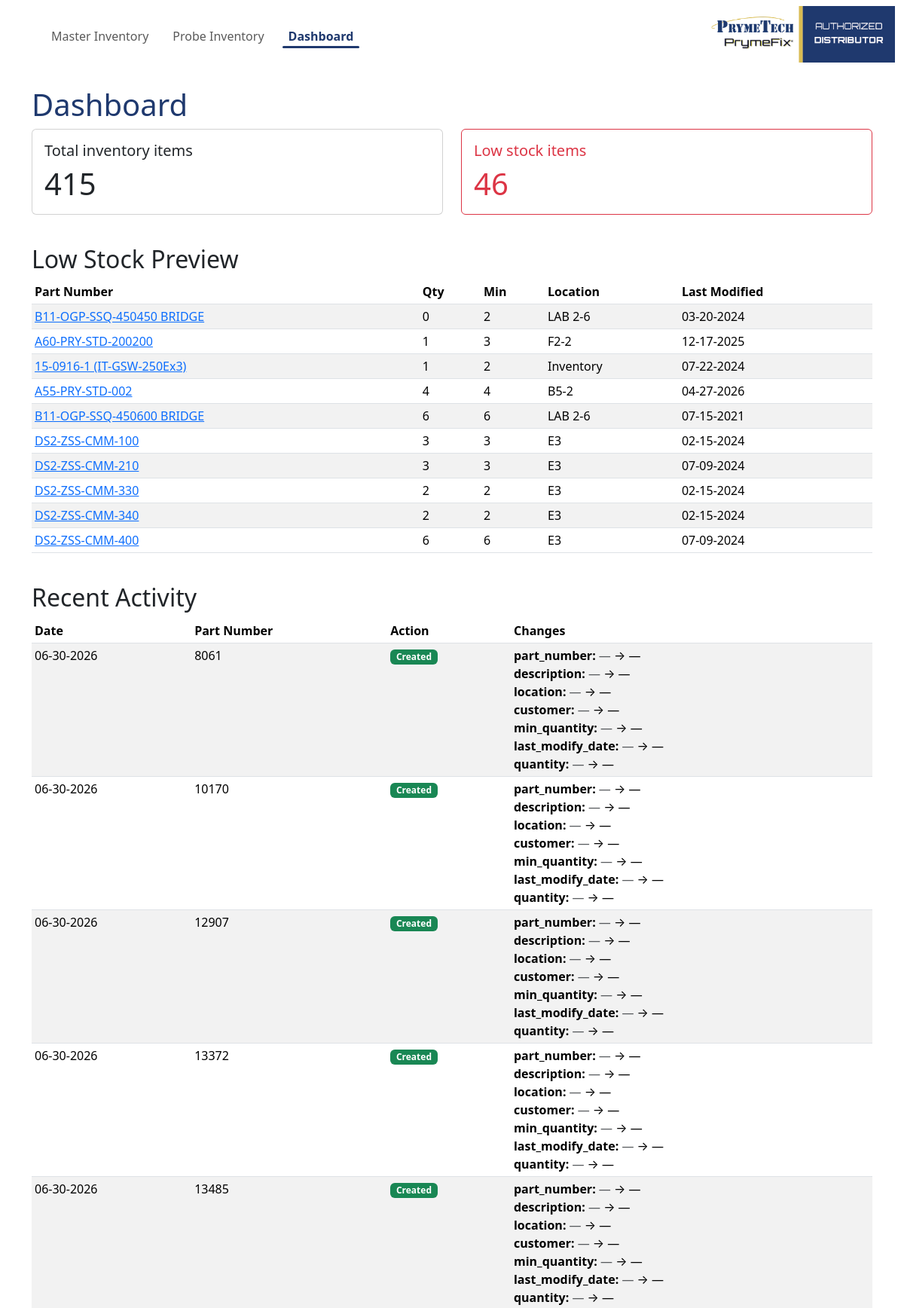
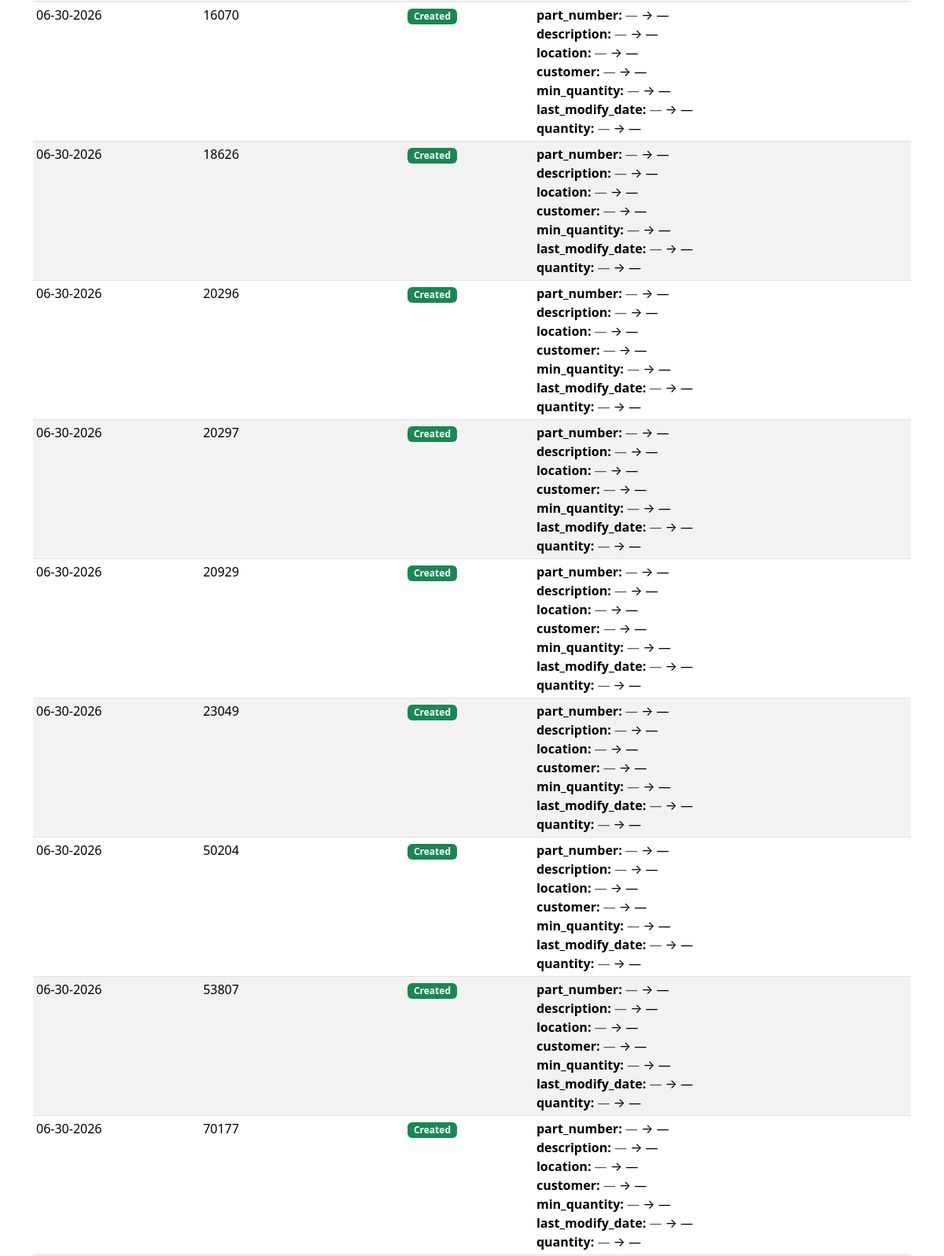
/dashboard (upper part), run on the app's committed database (2 pictures, top to bottom).
### tables this page shows
CREATE TABLE inventory (
  id INTEGER PRIMARY KEY AUTOINCREMENT,
  part_number TEXT NOT NULL UNIQUE,
  description TEXT,
  location TEXT,
  quantity INTEGER NOT NULL DEFAULT 0,
  min_quantity INTEGER NOT NULL DEFAULT 0,
  customer TEXT,
  last_modify_date TEXT NOT NULL
);

CREATE TABLE changes (
  id INTEGER PRIMARY KEY AUTOINCREMENT,
  part_number TEXT NOT NULL,
  action TEXT NOT NULL,
  changed_by TEXT,
  timestamp TEXT NOT NULL,
  diff TEXT
);

### app.py (the view)
@app.route("/dashboard")
def dashboard():
    conn = get_conn()
    low_stock_items = import_inventory.inventory_query(conn, low_stock=True)
    total_items = conn.execute("SELECT COUNT(*) FROM inventory").fetchone()[0]
    recent_changes = []
    for row in conn.execute("SELECT * FROM changes ORDER BY timestamp DESC LIMIT 20").fetchall():
        change = serialize_row(row)
        try:
            change["diff"] = json.loads(change["diff"])
        except (ValueError, TypeError):
            change["diff"] = {}
        recent_changes.append(change)
    low_stock_items_sorted = sorted(
        [serialize_row(row) for row in low_stock_items[:10]],
        key=lambda item: (item["quantity"] / item["min_quantity"])
        if item["min_quantity"] else float("inf")
    )
    return render_template(
        "dashboard.html",
        total_items=total_items,
        low_stock_count=len(low_stock_items),
        low_stock_items=low_stock_items_sorted,
        recent_changes=recent_changes,
    )

### app.py (called while the page is built)
def get_conn():
    return import_inventory.get_db_connection(DB_PATH)

def serialize_row(row):
    return {key: row[key] for key in row.keys()}

### import_inventory.py (called while the page is built)
def get_db_connection(db_path=DB_PATH):
    conn = sqlite3.connect(db_path, isolation_level=None, detect_types=sqlite3.PARSE_DECLTYPES)
    conn.row_factory = sqlite3.Row
    conn.execute("PRAGMA foreign_keys = ON")
    ensure_schema(conn)
    return conn

def ensure_schema(conn):
    if not os.path.exists(SCHEMA_FILE):
        return
    with open(SCHEMA_FILE, "r", encoding="utf-8") as fp:
        conn.executescript(fp.read())

def inventory_query(conn, low_stock=False, location=None, customer=None, search=None):
    query = "SELECT * FROM inventory"
    clauses = []
    params = []
    if low_stock:
        clauses.append("quantity <= min_quantity AND min_quantity > 0")
    if location:
        clauses.append("location LIKE ?")
        params.append(f"%{location.strip()}%")
    if customer:
        clauses.append("LOWER(customer) LIKE LOWER(?)")
        params.append(f"%{customer.strip()}%")
    if search:
        clauses.append("""
            (LOWER(part_number) LIKE LOWER(?)
            OR LOWER(description) LIKE LOWER(?))
        """)
        params.extend([f"%{search.strip()}%", f"%{search.strip()}%"])
    if clauses:
        query += " WHERE " + " AND ".join(clauses)
    query += " ORDER BY part_number ASC"
    return conn.execute(query, params).fetchall()

### templates/dashboard.html
{% extends 'layout.html' %}
{% block content %}
  <h1 style="color: #1f396e;">Dashboard</h1>
  <div class="row mb-4">
    <div class="col-md-6">
      <div class="card mb-3">
        <div class="card-body">
          <h5 class="card-title">Total inventory items</h5>
          <p class="card-text display-6">{{ total_items }}</p>
        </div>
      </div>
    </div>
    <div class="col-md-6">
      <div class="card text-danger border-danger mb-3">
        <div class="card-body">
          <h5 class="card-title">Low stock items</h5>
          <p class="card-text display-6">{{ low_stock_count }}</p>
        </div>
      </div>
    </div>
  </div>
  <h2>Low Stock Preview</h2>
  {% if low_stock_items %}
    <div class="table-responsive">
      <table class="table table-sm table-striped">
        <thead>
          <tr>
            <th>Part Number</th>
            <th>Qty</th>
            <th>Min</th>
            <th>Location</th>
            <th>Last Modified</th>
          </tr>
        </thead>
        <tbody>
          {% for item in low_stock_items %}
            <tr>
              <td><a href="{{ url_for('item_detail', item_id=item.id) }}">{{ item.part_number }}</a></td>
              <td>{{ item.quantity }}</td>
              <td>{{ item.min_quantity }}</td>
              <td>{{ item.location or '-' }}</td>
              <td>{{ item.last_modify_date }}</td>
            </tr>
          {% endfor %}
        </tbody>
      </table>
    </div>
  {% else %}
    <p>No low stock items at the moment.</p>
  {% endif %}
  <h2 class="mt-4">Recent Activity</h2>
  {% if recent_changes %}
    <div class="table-responsive">
      <table class="table table-sm table-striped">
        <thead>
          <tr>
            <th>Date</th>
            <th>Part Number</th>
            <th>Action</th>
            <th>Changes</th>
          </tr>
        </thead>
        <tbody>
          {% for change in recent_changes %}
            <tr>
              <td class="text-nowrap">{{ change.timestamp }}</td>
              <td>{{ change.part_number }}</td>
              <td>
                {% if change.action == 'create' %}
                  <span class="badge bg-success">Created</span>
                {% elif change.action == 'update' %}
                  <span class="badge bg-primary">Updated</span>
                {% elif change.action == 'delete' %}
                  <span class="badge bg-danger">Deleted</span>
                {% endif %}
              </td>
              <td>
                {% if change.diff %}
                  {% for field, values in change.diff.items() %}
                    <div>
                      <strong>{{ field }}:</strong>
                      <span class="text-muted">{{ values.old or '—' }}</span>
                      →
                      <span>{{ values.new or '—' }}</span>
                    </div>
                  {% endfor %}
                {% else %}
                  <span class="text-muted">—</span>
                {% endif %}
              </td>
            </tr>
          {% endfor %}
        </tbody>
      </table>
    </div>
  {% else %}
    <p>No recent activity.</p>
  {% endif %}
{% endblock %}

### data on the page
inventory: part_number "B11-OGP-SSQ-450450 BRIDGE", quantity "0", min_quantity "2", location "LAB 2-6", last_modify_date "03-20-2024"
inventory: part_number "A60-PRY-STD-200200", quantity "1", min_quantity "3", location "F2-2", last_modify_date "12-17-2025"
inventory: part_number "15-0916-1 (IT-GSW-250Ex3)", quantity "1", min_quantity "2", location "Inventory", last_modify_date "07-22-2024"
inventory: part_number "A55-PRY-STD-002", quantity "4", min_quantity "4", location "B5-2", last_modify_date "04-27-2026"
inventory: part_number "B11-OGP-SSQ-450600 BRIDGE", quantity "6", min_quantity "6", location "LAB 2-6", last_modify_date "07-15-2021"
inventory: part_number "DS2-ZSS-CMM-100", quantity "3", min_quantity "3", location "E3", last_modify_date "02-15-2024"
inventory: part_number "DS2-ZSS-CMM-210", quantity "3", min_quantity "3", location "E3", last_modify_date "07-09-2024"
inventory: part_number "DS2-ZSS-CMM-330", quantity "2", min_quantity "2", location "E3", last_modify_date "02-15-2024"
inventory: part_number "DS2-ZSS-CMM-340", quantity "2", min_quantity "2", location "E3", last_modify_date "02-15-2024"
inventory: part_number "DS2-ZSS-CMM-400", quantity "6", min_quantity "6", location "E3", last_modify_date "07-09-2024"
changes: timestamp "06-30-2026", part_number "8061", action "Created", diff "part_number" "description" "location" "customer" "min_quantity" "last_modify_date" "quantity", old "—" "—" "—" "—" "—" "—" "—", new "—" "—" "—" "—" "—" "—" "—"
changes: timestamp "06-30-2026", part_number "10170", action "Created", diff "part_number" "description" "location" "customer" "min_quantity" "last_modify_date" "quantity", old "—" "—" "—" "—" "—" "—" "—", new "—" "—" "—" "—" "—" "—" "—"
changes: timestamp "06-30-2026", part_number "12907", action "Created", diff "part_number" "description" "location" "customer" "min_quantity" "last_modify_date" "quantity", old "—" "—" "—" "—" "—" "—" "—", new "—" "—" "—" "—" "—" "—" "—"
changes: timestamp "06-30-2026", part_number "13372", action "Created", diff "part_number" "description" "location" "customer" "min_quantity" "last_modify_date" "quantity", old "—" "—" "—" "—" "—" "—" "—", new "—" "—" "—" "—" "—" "—" "—"
changes: timestamp "06-30-2026", part_number "13485", action "Created", diff "part_number" "description" "location" "customer" "min_quantity" "last_modify_date" "quantity", old "—" "—" "—" "—" "—" "—" "—", new "—" "—" "—" "—" "—" "—" "—"
changes: timestamp "06-30-2026", part_number "16070", action "Created", diff "part_number" "description" "location" "customer" "min_quantity" "last_modify_date" "quantity", old "—" "—" "—" "—" "—" "—" "—", new "—" "—" "—" "—" "—" "—" "—"
changes: timestamp "06-30-2026", part_number "18626", action "Created", diff "part_number" "description" "location" "customer" "min_quantity" "last_modify_date" "quantity", old "—" "—" "—" "—" "—" "—" "—", new "—" "—" "—" "—" "—" "—" "—"
changes: timestamp "06-30-2026", part_number "20296", action "Created", diff "part_number" "description" "location" "customer" "min_quantity" "last_modify_date" "quantity", old "—" "—" "—" "—" "—" "—" "—", new "—" "—" "—" "—" "—" "—" "—"
changes: timestamp "06-30-2026", part_number "20297", action "Created", diff "part_number" "description" "location" "customer" "min_quantity" "last_modify_date" "quantity", old "—" "—" "—" "—" "—" "—" "—", new "—" "—" "—" "—" "—" "—" "—"
changes: timestamp "06-30-2026", part_number "20929", action "Created", diff "part_number" "description" "location" "customer" "min_quantity" "last_modify_date" "quantity", old "—" "—" "—" "—" "—" "—" "—", new "—" "—" "—" "—" "—" "—" "—"
changes: timestamp "06-30-2026", part_number "23049", action "Created", diff "part_number" "description" "location" "customer" "min_quantity" "last_modify_date" "quantity", old "—" "—" "—" "—" "—" "—" "—", new "—" "—" "—" "—" "—" "—" "—"
changes: timestamp "06-30-2026", part_number "50204", action "Created", diff "part_number" "description" "location" "customer" "min_quantity" "last_modify_date" "quantity", old "—" "—" "—" "—" "—" "—" "—", new "—" "—" "—" "—" "—" "—" "—"
changes: timestamp "06-30-2026", part_number "53807", action "Created", diff "part_number" "description" "location" "customer" "min_quantity" "last_modify_date" "quantity", old "—" "—" "—" "—" "—" "—" "—", new "—" "—" "—" "—" "—" "—" "—"
changes: timestamp "06-30-2026", part_number "70177", action "Created", diff "part_number" "description" "location" "customer" "min_quantity" "last_modify_date" "quantity", old "—" "—" "—" "—" "—" "—" "—", new "—" "—" "—" "—" "—" "—" "—"

### other printed values
{{ total_items }} "415"
{{ low_stock_count }} "46"
